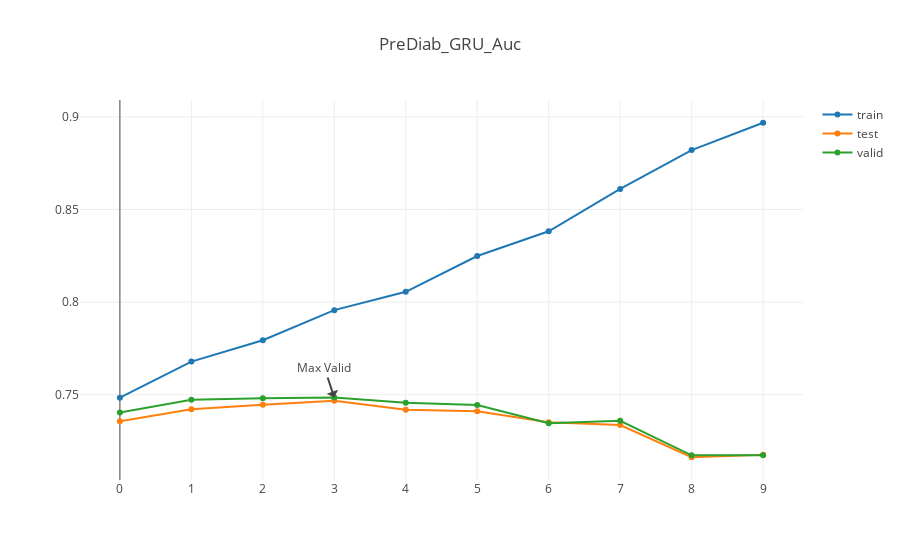

Notebook code cell kept with this figure:
### Code cell
#### Interactive Plot showing the model training AUC change over epochs
plot_DLauc_perf(train_auc_allep_pre,test_auc_allep_pre,valid_auc_allep_pre,'PreDiab_GRU_Auc')

### Figure 1 — Plotly figure (JSON) as saved in the notebook; plotly's stock layout.template omitted (floating-point values rounded to 4 significant figures)
{"data": [{"name": "train", "type": "scatter", "uid": "f5834313-73a0-443f-bf9a-c4aa1f3709b9", "x": [0, 1, 2, 3, 4, 5, 6, 7, 8, 9, 10, 11, 12, 13, 14, 15, 16, 17, 18, 19, 20, 21, 22, 23, 24, 25, 26, 27, 28, 29, 30, 31, 32, 33, 34, 35, 36, 37, 38, 39, 40, 41, 42, 43, 44, 45, 46, 47, 48, 49, 50, 51, 52, 53, 54, 55, 56, 57, 58, 59, 60, 61, 62, 63, 64, 65, 66, 67, 68, 69, 70, 71, 72, 73, 74, 75, 76, 77, 78, 79, 80, 81, 82, 83, 84, 85, 86, 87, 88, 89, 90, 91, 92, 93, 94, 95, 96, 97, 98, 99], "y": [0.7484, 0.7679, 0.7794, 0.7956, 0.8056, 0.8249, 0.8382, 0.8611, 0.882, 0.8968]}, {"name": "test", "type": "scatter", "uid": "2b793844-758e-4e87-b729-0642c8d3143f", "x": [0, 1, 2, 3, 4, 5, 6, 7, 8, 9, 10, 11, 12, 13, 14, 15, 16, 17, 18, 19, 20, 21, 22, 23, 24, 25, 26, 27, 28, 29, 30, 31, 32, 33, 34, 35, 36, 37, 38, 39, 40, 41, 42, 43, 44, 45, 46, 47, 48, 49, 50, 51, 52, 53, 54, 55, 56, 57, 58, 59, 60, 61, 62, 63, 64, 65, 66, 67, 68, 69, 70, 71, 72, 73, 74, 75, 76, 77, 78, 79, 80, 81, 82, 83, 84, 85, 86, 87, 88, 89, 90, 91, 92, 93, 94, 95, 96, 97, 98, 99], "y": [0.7356, 0.7422, 0.7445, 0.7468, 0.7419, 0.7411, 0.7351, 0.7336, 0.7162, 0.7176]}, {"name": "valid", "type": "scatter", "uid": "d73c488b-9a5d-46e1-8c6a-4001ab6170cf", "x": [0, 1, 2, 3, 4, 5, 6, 7, 8, 9, 10, 11, 12, 13, 14, 15, 16, 17, 18, 19, 20, 21, 22, 23, 24, 25, 26, 27, 28, 29, 30, 31, 32, 33, 34, 35, 36, 37, 38, 39, 40, 41, 42, 43, 44, 45, 46, 47, 48, 49, 50, 51, 52, 53, 54, 55, 56, 57, 58, 59, 60, 61, 62, 63, 64, 65, 66, 67, 68, 69, 70, 71, 72, 73, 74, 75, 76, 77, 78, 79, 80, 81, 82, 83, 84, 85, 86, 87, 88, 89, 90, 91, 92, 93, 94, 95, 96, 97, 98, 99], "y": [0.7404, 0.7473, 0.748, 0.7485, 0.7457, 0.7444, 0.7346, 0.7359, 0.7173, 0.7173]}], "layout": {"annotations": [{"text": "Max Valid", "x": 3, "y": 0.7485}], "title": {"text": "PreDiab_GRU_Auc"}, "xaxis": {"dtick": 1}}}
